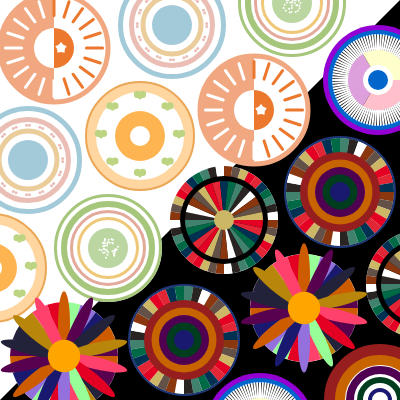
Frame 1 (no input)
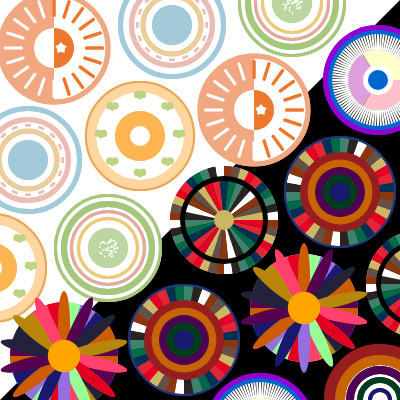
Frame 2 (the mouse pressed at the canvas centre, redrawn once)

The p5.js sketch that drew these frames (run headless with seeded random() and noise() and a simulated clock; the mouse was pressed at the canvas centre and the sketch redrawn once):

// p5.js sketch
// ── sketch.js
let circles = [
  [54, 48], [172, 25], [292, 3], [28, 160], [140, 136], [254, 110], [378, 80],
  [-8, 268], [108, 248], [224, 220], [340, 192], [64, 356], [184, 340], [304, 308],
  [420, 284], [260, 428], [380, 400]
];

//The radius of all circles is set to 54
const RADIUS = 54;

function setup() {
  createCanvas(400, 400);

  //First draw the symmetrical corner background: the upper left half is white, the lower right half is black
  noStroke();
  //The "upper left half" is represented by the triangle (0,0), (400,0), (0,400) x+y <= 400
  fill(255);
  triangle(0, 0, 400, 0, 0, 400);
  //The "lower right half" is represented by the triangle (400,400), (400,0), (0,400) x+y >= 400
  fill(0);
  triangle(400, 400, 400, 0, 0, 400);

  //white circles
  noStroke();
  fill(255);
  for (let i = 0; i < circles.length; i++) {
    const [x, y] = circles[i];
    ellipse(x, y, RADIUS * 2, RADIUS * 2);
  }
  noLoop();
}

function draw() {
  drawSunMoon(254, 110);
  drawSunMoon(54, 48);

  drawEgg(140, 136);
  drawEgg(-8, 268);

  drawGreenCircle(108, 248);
  drawGreenCircle(292, 3);

  drawBlueCircle(28, 160);
  drawBlueCircle(172, 25);

  drawConcentricCircles(340,192);
  drawConcentricCircles(184,340);

  drawFlawerCircles(64,356);
  drawFlawerCircles(304,308);

  drawSectorCircles(224,220);
  drawSectorCircles(420,284);

  drawBlackCircles(378,80);
  drawBlackCircles(260,428);

  drawRedCircle(380,400)
}


//Drawing on drawSunMoon(252, 108) and drawSunMoon(54,52)
function drawSunMoon(cx, cy) {
  const orange = color(241, 168, 128);
  const DarkOrange = color(236, 120, 46);
  const white = color(255);

  //Draw a circle
  strokeWeight(5);
  stroke(orange);
  noFill();
  ellipse(cx, cy, RADIUS * 2, RADIUS * 2);

  //Draw the "left semicircle" and fill it with orange
  noStroke();
  fill(orange);
  arc(cx, cy, RADIUS * 2, RADIUS * 2, PI / 2, 3 * PI / 2);

  //Draw a small white circle in the center——diameter 40
  fill(white);
  ellipse(cx, cy, 40, 40);

  //Draw another orange semicircle (radius 20) on the right half of the small white circle in the center.
  fill(DarkOrange);
  arc(cx, cy, 40, 40, -PI / 2, PI / 2);
  //Draw a small five-pointed star inside the orange semicircle in the previous step
  //Place the center of the star in the center area of the right half of the small circle, here select (cx + 7, cy)
  drawStar(cx + 7, cy, 6, 4);

  //Draw radial lines around the circle
  //12 lines on the left side, white; 12 lines on the right side, orange; strokeWeight = 3
  const totalPerSide = 10;
  const step = PI / totalPerSide; //The angle between each line

  //The right half (from -PI/2 to +PI/2) is in orange
  strokeWeight(3);
  stroke(DarkOrange);
  for (let i = 0; i < totalPerSide; i++) {
    const angle = -PI / 2 + i * step;
    //Line from slightly inside radius RADIUS*1.05 to outside radius RADIUS*1.3
    const r1 = RADIUS * 0.9;
    const r2 = RADIUS * 0.6;
    const x1 = cx + cos(angle) * r1;
    const y1 = cy + sin(angle) * r1;
    const x2 = cx + cos(angle) * r2;
    const y2 = cy + sin(angle) * r2;
    line(x1, y1, x2, y2);
  }
  //The left half (from PI/2 to 3*PI/2) is white
  stroke(white);
  for (let i = 0; i < totalPerSide; i++) {
    const angle = PI / 2 + i * step;
    const r1 = RADIUS * 0.9;
    const r2 = RADIUS * 0.6;
    const x1 = cx + cos(angle) * r1;
    const y1 = cy + sin(angle) * r1;
    const x2 = cx + cos(angle) * r2;
    const y2 = cy + sin(angle) * r2;
    line(x1, y1, x2, y2);
  }
}

/**
 * Draw a five-pointed star at (x, y), where:
 * @param {*} rOuter the length from the tip of the star to the center of the star
 * @param {*} rInner the length from the valley of the star to the center of the star
 */
function drawStar(x, y, rOuter, rInner) {
  fill(255);
  noStroke();
  beginShape();
  let angle = -PI / 2;
  const step = TWO_PI / 5;
  for (let i = 0; i < 5; i++) {
    vertex(
      x + cos(angle) * rOuter,
      y + sin(angle) * rOuter
    );
    angle += step / 2;
    vertex(
      x + cos(angle) * rInner,
      y + sin(angle) * rInner
    );
    angle += step / 2;
  }
  endShape(CLOSE);
}

//Drawing on drawEgg(140,136) 和 drawEgg(-8, 268)
function drawEgg(cx, cy) {
  const Egg = color(255, 214, 160);
  const Egg2 = color(254, 181, 81);
  const Egg3 = color(255, 255, 255);
  const dark = color(235, 167, 85);
  const heartGreen = color(189, 213, 131);

  //Draw a light orange circle with a thick stroke (strokeWeight = 10)
  strokeWeight(10);
  stroke(Egg);
  noFill();
  //DIAMETER = RADIUS * 2 = 108
  ellipse(cx, cy, (RADIUS * 2) - 10, (RADIUS * 2) - 10);

  //Draw a light orange solid circle with a radius of 30 in the center
  noStroke();
  fill(Egg2);
  ellipse(cx, cy, 50, 50);

  noStroke();
  fill(Egg3);
  ellipse(cx, cy, 20, 20);

  //Add a dark brown thin stroke around the edge of the center solid circle.
  strokeWeight(2);
  stroke(dark);
  noFill();
  ellipse(cx, cy, RADIUS * 2, RADIUS * 2);

  //Insert 8 light green hearts on the white ring
  const heartCount = 8;
  const ringRadius = RADIUS - 15;
  const heartSize = 15;

  noStroke();
  fill(heartGreen);
  for (let i = 0; i < heartCount; i++) {
    const angle = (TWO_PI / heartCount) * i - PI / 2;
    const hx = cx + cos(angle) * ringRadius;
    const hy = cy + sin(angle) * ringRadius;
    drawHeart(hx, hy, heartSize, heartGreen);
  }
}

/**
* Draw a solid heart at (x, y), with a size of approximately size,
* Made up of two small circles + a triangle
 */
function drawHeart(x, y, size, c) {
  fill(c);
  noStroke();

  const r = size * 0.47;
  const offset = size * 0.35; //The offset between the center of the circle and the vertex of the triangle

  //left
  ellipse(x - offset * 0.5, y - offset * 0.5, r, r);
  //right
  ellipse(x + offset * 0.5, y - offset * 0.5, r, r);
  //bottom
  beginShape();
  vertex(x - r * 0.5, y);//left
  vertex(x + r * 0.5, y);//right
  vertex(x, y + offset * 0.5); //bottom
  endShape(CLOSE);
}

/**
 * Drawing on drawGreenCircle(108,248) and drawGreenCircle(292, 3)
 */
function drawGreenCircle(cx, cy) {
  const green = color(166, 198, 124);
  const paleGreen = color(187, 214, 161);
  const red = color(227, 170, 155);
  const yellow = color(239, 199, 120);

  //Outer green stroke (stroke 3) - keep the diameter at 108 and extend the stroke 1.5 pixels inside and outside the grey circle
  strokeWeight(3);
  stroke(green);
  noFill();
  ellipse(cx, cy, (RADIUS * 2) - 3, (RADIUS * 2) - 3);

  strokeWeight(6);
  stroke(green);
  noFill();
  ellipse(cx, cy, (RADIUS * 2) - 20, (RADIUS * 2) - 20);

  strokeWeight(3);
  stroke(red);
  noFill();
  ellipse(cx, cy, (RADIUS * 2) - 35, (RADIUS * 2) - 35);

  strokeWeight(3);
  stroke(yellow);
  noFill();
  ellipse(cx, cy, (RADIUS * 2) - 49, (RADIUS * 2) - 49);

  //A light green solid circle with a center radius of 20
  noStroke();
  fill(paleGreen);
  ellipse(cx, cy, 40, 40);

//Randomly distribute 40 small white dots inside the light green circle above
//Make the dots evenly distributed within a radius of 10: use sqrt(random()) * r to get a uniform distribution
  fill(255);
  noStroke();
  const dotCount = 40;
  const maxR = 10; //Max radius

  for (let i = 0; i < dotCount; i++) {
    //random degree
    const angle = random(0, TWO_PI);
    //Random radius, using sqrt(random()) to ensure that the points are evenly distributed within the circle
    const r = sqrt(random()) * maxR;
    const dx = cos(angle) * r;
    const dy = sin(angle) * r;
    //The radius of the small white dot is about 1 pixel (diameter 2)
    ellipse(cx + dx, cy + dy, 2, 2);
  }
}

/**
 * Drawing on drawBlueCircle(28, 160) and drawBlueCircle(172, 28)
 */
function drawBlueCircle(cx, cy) {
  //define lightblue
  const lightBlue = color(163, 202, 217);
  const lightRed = color(235, 190, 181);
  const lightYellow = color(234, 205, 155);

  //Light blue stroke for the outer circle (stroke = 5), diameter remains RADIUS*2 = 108
  strokeWeight(5);
  stroke(lightBlue);
  noFill();
  ellipse(cx, cy, (RADIUS * 2) - 5, (RADIUS * 2) - 5);

  strokeWeight(5);
  stroke(lightRed);
  noFill();
  ellipse(cx, cy, (RADIUS * 2) - 27, (RADIUS * 2) - 27);

  strokeWeight(5);
  stroke(lightYellow);
  noFill();
  ellipse(cx, cy, (RADIUS * 2) - 50, (RADIUS * 2) - 50);


  //On the white band between the three strokes above, draw 16 groups of two small circles with a radius of 1.5
  //Calculate the radii of the red and yellow rings
  const radiusRed = ((RADIUS * 2) - 27) / 2;
  const radiusYellow = ((RADIUS * 2) - 50) / 2;
  //The center radius of the white ring
  const ringMid = (radiusRed + radiusYellow) / 2;

  //Set the radius of the small circle and the offset along the tangent direction
  const smallR = 1.5;
  const offsetDistance = smallR; //Let the distance between the centers of two adjacent small circles be 3  (radius*2), and multiply the tangent unit vector by smallR
  noStroke();
  fill(lightRed);

  const total = 16;
  const angleStep = TWO_PI / total;

  for (let i = 0; i < total; i++) {
    const angle = -PI / 2 + i * angleStep; 
    //The reference point (bx, by) is located at the center of the white ring
    const bx = cx + cos(angle) * ringMid;
    const by = cy + sin(angle) * ringMid;

    //Compute the unit vector (tx, ty) in the direction of the tangent line
    const tx = -sin(angle);
    const ty = cos(angle);

    //circles
    const x1 = bx + tx * offsetDistance;
    const y1 = by + ty * offsetDistance;
    const x2 = bx - tx * offsetDistance;
    const y2 = by - ty * offsetDistance;

    //radius = 2
    ellipse(x1, y1, smallR * 2, smallR * 2);
    ellipse(x2, y2, smallR * 2, smallR * 2);
  }

  //Light blue solid circle with center radius 20 (diameter 40)
  noStroke();
  fill(lightBlue);
  ellipse(cx, cy, 40, 40);
}
/**
 * Drawing on drawConcentricCircles(340,192) and drawConcentricCircles(184,340)
 */

function drawConcentricCircles(cx, cy) {
  //Outermost layer: 36 oil painting style color blocks 
  const numBlocks = 36;
  
  const fixedWeights = Array(numBlocks).fill(1);
  const totalW = fixedWeights.reduce((sum, w) => sum + w, 0);
  const angles = fixedWeights.map(w => (w / totalW) * TWO_PI);

  //Outermost color ring
  const oilPalette = [
    [138,  54,  15], // Burnt Sienna
    [ 99,  81,  71], // Raw Umber
    [204, 183, 102], // Yellow Ochre
    [227,   0,  34], // Cadmium Red
    [227,  38,  54], // Alizarin Crimson
    [  0,  49,  83], // Prussian Blue
    [  0, 105,  70], // Phthalo Green
    [ 64, 130, 109], // Viridian
    [ 41,  36,  33], // Ivory Black
    [255, 255, 255]  // Titanium White
  ];

  // Draw the outermost 36 equiangular oil painting fan shapes
  noStroke();
  let currentAngle = 0;
  for (let i = 0; i < numBlocks; i++) {
    const [r, g, b] = oilPalette[i % oilPalette.length];
    fill(r, g, b);
    arc(
      cx, cy,
      RADIUS * 2,      
      RADIUS * 2,
      currentAngle,
      currentAngle + angles[i],
      PIE
    );
    currentAngle += angles[i];
  }

  // The middle 5 concentric circles
  noStroke();
  fill(150,  30,  30);
  ellipse(cx, cy, 80, 80);

  fill(200, 100,   0);
  ellipse(cx, cy, 65, 65);

  fill( 80,   0,  80);
  ellipse(cx, cy, 50, 50);

  fill(  0,  60,  30);
  ellipse(cx, cy, 35, 35);

  fill( 25,  25, 112);
  ellipse(cx, cy, 20, 20);

  //Outermost blue border 
  noFill();
  stroke(30, 55, 120); 
  strokeWeight(2);
  ellipse(cx, cy, (RADIUS * 2) + 2, (RADIUS * 2) + 2);

  colorMode(RGB, 255);
}

/**
 * Drawing on drawFlawerCircles(64,356) and drawFlawerCircles(304,308);It is composed of 20 sectors, and 14 petals are drawn on the sector circle.
*/
function drawFlawerCircles(cx, cy) {
  const numSlices = 20; //  The outermost layer uses 20 sectors to fill the entire circle 
  const angleStep = TWO_PI / numSlices;

  const oilPalette = [
   [205,  92,   0],   
   [ 87,   1,  79],   
   [ 34,  34,  59],   
   [184, 134,  11],   
   [ 255, 65, 108],   
   [227, 0, 34],   
   [152, 255, 152],   
   [147, 112, 219],   
   [ 25,  25, 112],   
  ];

  noStroke();
  for (let i = 0; i < numSlices; i++) {
    const [r, g, b] = oilPalette[i % oilPalette.length];
    fill(r, g, b);
    arc(
      cx, cy,
      RADIUS * 2,     
      RADIUS * 2,
      i * angleStep,
      (i + 1) * angleStep,
      PIE
    );
  }

  // Draw 14 petals
  const numPetals = 14;
  const petalAngle = TWO_PI / numPetals;

  const petalLength = RADIUS * 1.2;  
  const petalWidth  = 12;           
  const petalOffset = petalLength / 2;

  noStroke();
  for (let i = 0; i < numPetals; i++) {
    const [rCol, gCol, bCol] = oilPalette[i % oilPalette.length];
    fill(rCol, gCol, bCol);

    const theta = i * petalAngle - PI / 2;
    push();
      translate(cx, cy);
      rotate(theta);
      // Petals: ellipse centered at (petalOffset, 0), size (petalLength, petalWidth)
      ellipse(petalOffset, 0, petalLength, petalWidth);
    pop();
  }

  //Flirtatious
  fill(255, 165, 0);
  noStroke();
  const coreRadius = RADIUS * 0.3;  
  ellipse(cx, cy, coreRadius * 2, coreRadius * 2);
}


/**
 Drawing on drawSectorCircles(224,220) and drawSectorCircles(420,284)
 */
 
function drawSectorCircles(cx, cy) {
  
  const oilPalette = [
    [138,  54,  15], 
    [ 99,  81,  71], 
    [204, 183, 102], 
    [227,   0,  34], 
    [227,  38,  54], 
    [  0,  49,  83], 
    [  0, 105,  70], 
    [ 64, 130, 109], 
    [ 41,  36,  33], 
    [255, 255, 255]  
  ];

  // Outermost layer 40 sectors
  const numOuter = 40;
  const outerAngleStep = TWO_PI / numOuter;
  const outerDiameter = RADIUS * 2 ; 

  noStroke();
  for (let i = 0; i < numOuter; i++) {
 
    const [r, g, b] = oilPalette[i % oilPalette.length];
    fill(r, g, b);
    arc(
      cx, cy,
      outerDiameter, outerDiameter,
      i * outerAngleStep,
      (i + 1) * outerAngleStep,
      PIE
    );
  }

  // Black solid ring
  noStroke();
  fill(0);
  ellipse(cx, cy, RADIUS * 2 - 20, RADIUS * 2 - 20); 

  //Inner layer 30 sectors
  const numInner = 30;
  const innerAngleStep = TWO_PI / numInner;
  const innerDiameter = RADIUS * 2 - 30; 
  noStroke();
  for (let i = 0; i < numInner; i++) {
    
    const [r, g, b] = oilPalette[(i + 3) % oilPalette.length];
    fill(r, g, b);
    arc(
      cx, cy,
      innerDiameter, innerDiameter,
      i * innerAngleStep,
      (i + 1) * innerAngleStep,
      PIE
    );
  }

  
  noStroke();
  const [coreR, coreG, coreB] = oilPalette[2]; 
  fill(coreR, coreG, coreB);
  const coreDiameter = 20; 
  ellipse(cx, cy, coreDiameter, coreDiameter);
}


/**
  Drawing on drawBlackCircles(378,80) and drawBlackCircles(260,428)
 */
function drawBlackCircles(cx, cy) {
  const oilPalette = [
    [138,  54,  15], 
    [ 99,  81,  71], 
    [204, 183, 102], 
    [227,   0,  34], 
    [227,  38,  54], 
    [  0,  49,  83], 
    [  0, 105,  70], 
    [ 64, 130, 109], 
    [ 41,  36,  33], 
    [255, 255, 255]  
  ];


  noStroke();
  fill(148, 0, 211);
  ellipse(cx, cy, 110, 110);

  noStroke();
  fill(0, 102, 204);
  ellipse(cx, cy, 100, 100);

 
  noStroke();
  fill(0);
  ellipse(cx, cy, 90, 90);

  
  const numLines = 100;
  const lineColor = color(...oilPalette[9]); 
  stroke(lineColor);
  strokeWeight(2);
  for (let i = 0; i < numLines; i++) {
    const theta = i * TWO_PI / numLines;

    const rOuter = 45;
    const rInner = 30;
    const x1 = cx + cos(theta) * rInner;
    const y1 = cy + sin(theta) * rInner;
    const x2 = cx + cos(theta) * rOuter;
    const y2 = cy + sin(theta) * rOuter;
    line(x1, y1, x2, y2);
  }
  noStroke();

 
  const threePalette = [
    [255, 192, 203], 
    [221, 160, 221], 
    [255, 255, 204]  
  ];
  const numThree = 3;
  const threeAngle = TWO_PI / numThree;
  const threeDiameter = 60;
  noStroke();
  for (let i = 0; i < numThree; i++) {
    const [r, g, b] = threePalette[i];
    fill(r, g, b);
    arc(
      cx, cy,
      threeDiameter, threeDiameter,
      i * threeAngle,
      (i + 1) * threeAngle,
      PIE
    );
  }

 
  noStroke();
  fill(255);
  ellipse(cx, cy, 30, 30);


  noStroke();
  fill(0, 102, 204);
  ellipse(cx, cy, 20, 20);
}

/**
 drawing on drawRedCircle(380,400)
 */
function drawRedCircle(cx, cy) {
  noFill();

  stroke(150,  30,  30);
  strokeWeight(12);
  ellipse(cx, cy, 100, 100);
 
  stroke(200, 100,   0);
  strokeWeight(10);
  ellipse(cx, cy,  80,  80);
  
  stroke( 80,   0,  80);
  strokeWeight(8);
  ellipse(cx, cy,  60,  60);
  
  stroke(  0,  60,  30);
  strokeWeight(6);
  ellipse(cx, cy,  40,  40);

  stroke( 25,  25, 112);
  strokeWeight(4);
  ellipse(cx, cy,  20,  20);

  noStroke();
}
